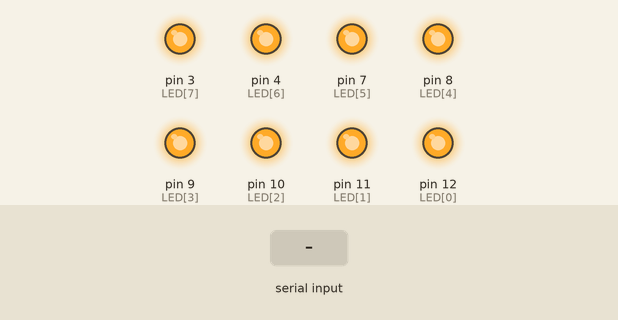
Recording of a sketch running on a simulated Arduino Uno, built with avr-gcc and run on an emulated ATmega328P. On the bench: output pins drawn as LEDs (lit = HIGH). Dashed ring = blinking. Inputs (shaded band) come from the test bench.

Above: at 1.2 s.
1.3 s: "1" received over the second serial link
At 1.65 s:
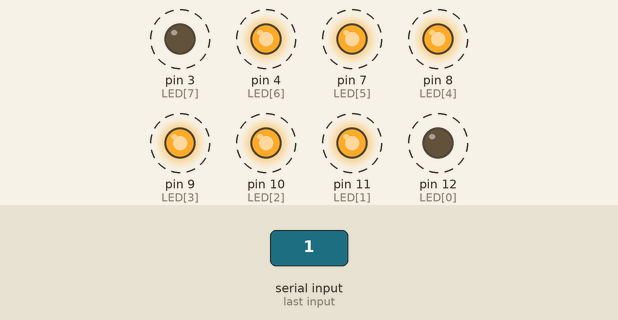
4.3 s: "2" received over the second serial link
At 5.3 s:
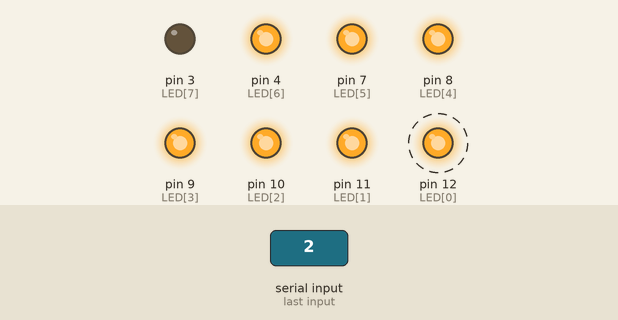
7.3 s: "3" received over the second serial link
At 8.35 s:
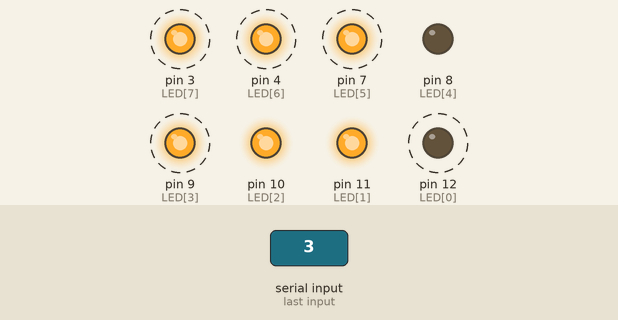
10.3 s: "0" received over the second serial link
At 10.45 s:
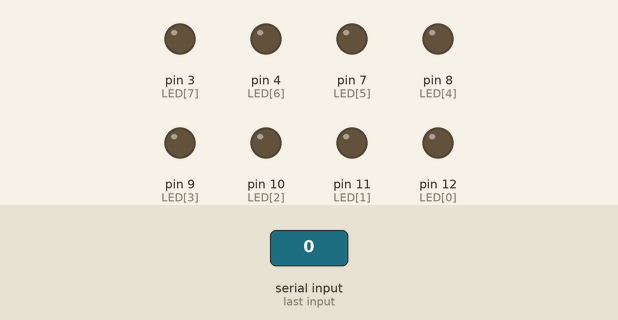
Timing chart, 0 to 13.3 s (numbered marks = the images above; inputs shaded):
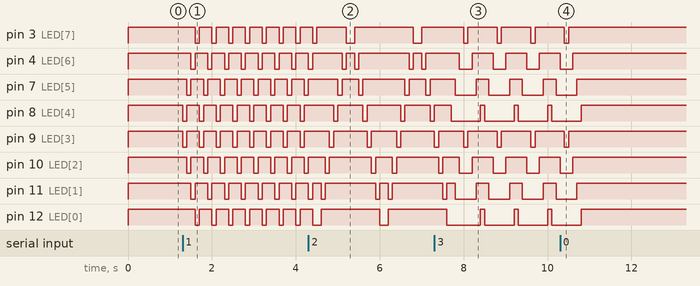

The sketch:

CH15_1.ino
```cpp
// ===== ch15_1.ino =====
// ===== 藍牙控制LED =====
#include <SoftwareSerial.h >      //掛載SoftwareSerial函數庫
const int RXD=5, TXD=6;     //宣告5腳連接RXD信號、6腳連接TXD信號
SoftwareSerial myBT(RXD, TXD);  //建構軟體串列埠
const int LED[]={12,11,10,9, 8,7,4,3};  //宣告LED接腳
const int ON=0,OFF=1;     //宣告低態動作信號
int inst=0;   //宣告變數
void eyebrow(void);         //宣告眉開眼笑函數
void pili(void);          //宣告霹靂燈函數
void wipers(void);        //宣告雨刷函數
//初始設定
void setup() {
  for(int i=0;i<8;i++){
    pinMode(LED[i], OUTPUT);  //將LED腳規畫為輸出埠
    digitalWrite(LED[i], OFF);    //LED初值設定為OFF
    }
    myBT.begin(9600);         //啟用藍牙模組，鮑率為9600
}
//主程式
void loop() {
  if(myBT.available()>0) inst=myBT.read();  //讀取藍牙信號
  switch (inst) {         //根據藍牙信號
    case '0':           //若藍牙信號=0
      for(int i=0;i<8;i++)        //關閉全部LED
       digitalWrite(LED[i],OFF);
      break;
    case '1':           //若藍牙信號=1
      eyebrow();          //眉開眼笑
      break;
    case '2':           //若藍牙信號=2
      pili();           //霹靂燈
      break;
    case '3':           //若藍牙信號=3
      wipers ();          //雨刷
      break;
  }
}
//自建函數
void eyebrow(void){           //眉開眼笑
  for(int i=0;i<4;i++){
    digitalWrite(LED[3-i], ON);     //點亮LED[3-i]
    digitalWrite(LED[4+i], ON);     //點亮LED[4+i]
    delay(100);           //持續0.1秒
    digitalWrite(LED[3-i], OFF);    //關閉LED[3-i]
    digitalWrite(LED[4+i], OFF);    //關閉LED[4+i]
  }
}
void pili(void){          //霹靂燈
  //單燈右移
  for(int i=0;i<8;i++){
    digitalWrite(LED[i], ON);       //點亮LED[i]
    delay(100);           //持續0.1秒
    digitalWrite(LED[i], OFF);    //關閉LED[i]
  }
  //單燈左移
  for(int i=0;i<8;i++){
    digitalWrite(LED[7-i], ON);     //點亮LED[7-i]
    delay(100);           //持續0.1秒
    digitalWrite(LED[7-i], OFF);    //關閉LED[7-i]
  }
}
void wipers(void){          //雨刷
  for(int i=0;i<4;i++){
    digitalWrite(LED[i], ON);       //點亮LED[i]
    digitalWrite(LED[4+i], ON);     //點亮LED[4+i]
    delay(100);           //持續0.1秒
  }
  for(int i=3;i>=0;i--){
    digitalWrite(LED[i], OFF);       //關閉LED[i]
    digitalWrite(LED[4+i], OFF);     //關閉LED[4+i]
    delay(100);           //暫停0.1秒
   }
}
```

Measured:
- after the input at 1.3 s, pin 3 (LED[7]): alternates HIGH for 0.30 s and LOW for 0.10 s, starting after 0.30 s; pin 4 (LED[6]): alternates HIGH for 0.30 s and LOW for 0.10 s, starting after 0.20 s
- after the input at 4.3 s, pin 12 (LED[0]): LOW → HIGH after 0.30 s, → LOW 1.4 s later, → HIGH 0.20 s later
- after the input at 7.3 s, pin 3 (LED[7]): alternates HIGH for 0.70 s and LOW for 0.10 s, starting after 0.70 s; pin 12 (LED[0]): alternates HIGH for 0.10 s and LOW for 0.70 s, starting after 1.1 s
- after the input at 10.3 s, pin 3 (LED[7]), pin 9 (LED[3]): goes on until 10.5 s, then stays HIGH; pin 4 (LED[6]), pin 10 (LED[2]): goes on until 10.6 s, then stays HIGH; pin 7 (LED[5]), pin 11 (LED[1]): goes on until 10.7 s, then stays HIGH; pin 8 (LED[4]), pin 12 (LED[0]): goes on until 10.8 s, then stays HIGH
